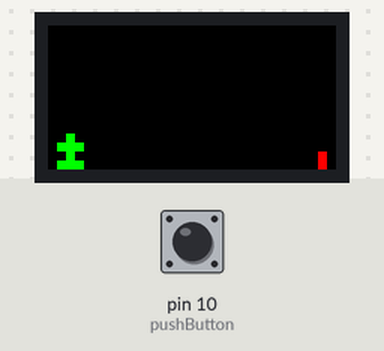
A sketch run on a simulated Arduino Uno, built with avr-gcc and run on an emulated ATmega328P. Parts: 32×16 colour display. The test bench sets the inputs (shaded band); at power-on: pin 10 (pushButton) LOW. Random numbers use the default seed unless the sketch sets one.

Above: at 0.1 s.
At 0.8 s:
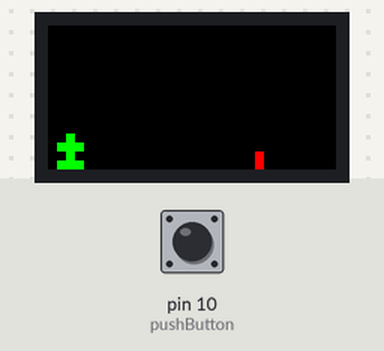
At 1.5 s:
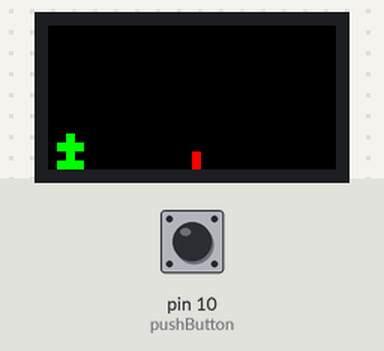
At 2.21 s:
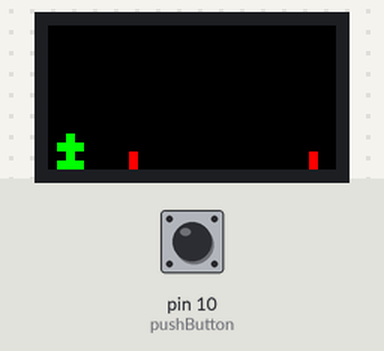
At 2.9 s:
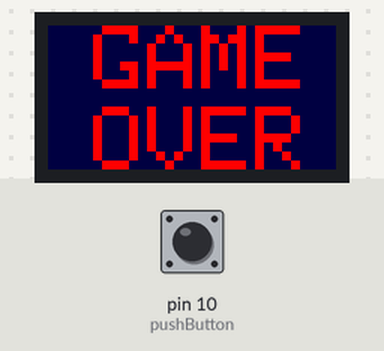

The sketch:

mar18_trex_3.ino
```cpp
#include <Adafruit_GFX.h>
#include <gfxfont.h>

#include <gamma.h>
#include <RGBmatrixPanel.h>


#define CLK 11
#define LAT A3
#define OE  9
#define A   A0
#define B   A1
#define C   A2
RGBmatrixPanel matrix(A, B, C, CLK, LAT, OE, false);
int base =0;
int object=31;
int times=4;
int height = 6;
int jump=0;
int ancor = 3;
int game_over = 0;
int pushButton = 10;
int t1=100;
int t2=100;
int randNumber=20;
int m=15;
boolean object_base[32];


void draw_object(){
  if(digitalRead(pushButton)){
      jump = digitalRead(pushButton);
    }
//shift objects to the left
  object_base[32]=LOW;
  for(int i=0;i<32;i++)
  {
   object_base[i]=object_base[i+1];
  }
//If that base is high draw the object
  for(int i=0;i<32;i++)
  {
   if(object_base[i]==HIGH)
   {
     matrix.fillRect(i, 14, 1, 2, matrix.Color333(7, 0, 0));

   }
  }

    for(int i=0;i<32;i++)
  {
   if(object_base[i]==HIGH)
   {
     test_game_over(i);
   }
  }


  delay(t1);

   matrix.fillRect(0, 14, 32, 2, matrix.Color333(0, 0, 0));

   matrix.fillRect(1,15,3 ,1 , matrix.Color333(0, 7,0 ));
   matrix.fillRect(2,14,1 ,2 , matrix.Color333(0, 7,0 ));

  if(times==-4){
    times=4;
    jump=0;
  }
//  test_game_over();
  if(game_over==1){
      return;
    }
//  if(object>0){
//    draw_object();
//    }
//   else {
//    object=31;
//    draw_object();
//   }
   randNumber--;
   if(randNumber==0)
   {
       randNumber = random(5, 20);
       object_base[31]=HIGH;
   }
    draw_object();
}
void del_object(){
    matrix.fillRect(object, 14, 1, 2, matrix.Color333(0, 0, 0));
  }


void jump_rex() {
  if(jump==1){
      if(times>0){
          delete_rex(m);
          base++;
          m--;
          draw_rex(m);
          times--;
          delay(t2);
          matrix.fillRect(0, 14, 32, 2, matrix.Color333(0, 0, 0));
          draw_object();
        }
        else if(times>=-3){
            delete_rex(m);
            base--;
            m++;
            draw_rex(m);
            times--;
            delay(t2);
            matrix.fillRect(0, 14, 32, 2, matrix.Color333(0, 0, 0));
            draw_object();
          }

    }
}

void test_game_over(int j){

  if((ancor+1==j || ancor == j || ancor == j+1) && base<=1){
    //display game over
    game_over=1;
   return ;
  }
  if(jump==1){
    jump_rex();
  }

}

void setup() {
  // put your setup code here, to run once:
     for(int i=0;i<32;i++)
    {

     object_base[i]=LOW;
    }
    object_base[31]=HIGH;
    matrix.begin();
    draw_rex(15);
    draw_object();
    pinMode(pushButton, INPUT);
    Serial.begin(9600);

}
void display_game_over() {
  matrix.fillRect(0, 0, 32, 16, matrix.Color333(0, 0, 2));
  matrix.setCursor(5, 0);
  matrix.setTextSize(1);

  matrix.setTextColor(matrix.Color333(7,0,0));
  matrix.print('G');
  matrix.print('A');
  matrix.print('M');
  matrix.print('E');
  matrix.setCursor(5, 9);
  matrix.print('O');
  matrix.print('V');
  matrix.print('E');
  matrix.print('R');
  delay(60000);
}

void loop() {
//   put your main code here, to run repeatedly:
    display_game_over();

}
void draw_rex(int m) {
 // matrix.fillRect(ancor, 16-height-base, ancor-1, height, matrix.Color333(0, 7, 0));
matrix.fillRect(1,m,3 ,1 , matrix.Color333(0, 7,0 ));
matrix.fillRect(1,m-2,3 ,1 , matrix.Color333(0, 7,0 ));
matrix.fillRect(2,m-3,1 ,4 , matrix.Color333(0, 7,0 ));

}
void delete_rex(int m) {


matrix.fillRect(1,m,3 ,1 , matrix.Color333(0, 0,0 ));
matrix.fillRect(1,m-2,3 ,1 , matrix.Color333(0, 0,0 ));
matrix.fillRect(2,m-3,1 ,4 , matrix.Color333(0, 0,0 ));
}
```
